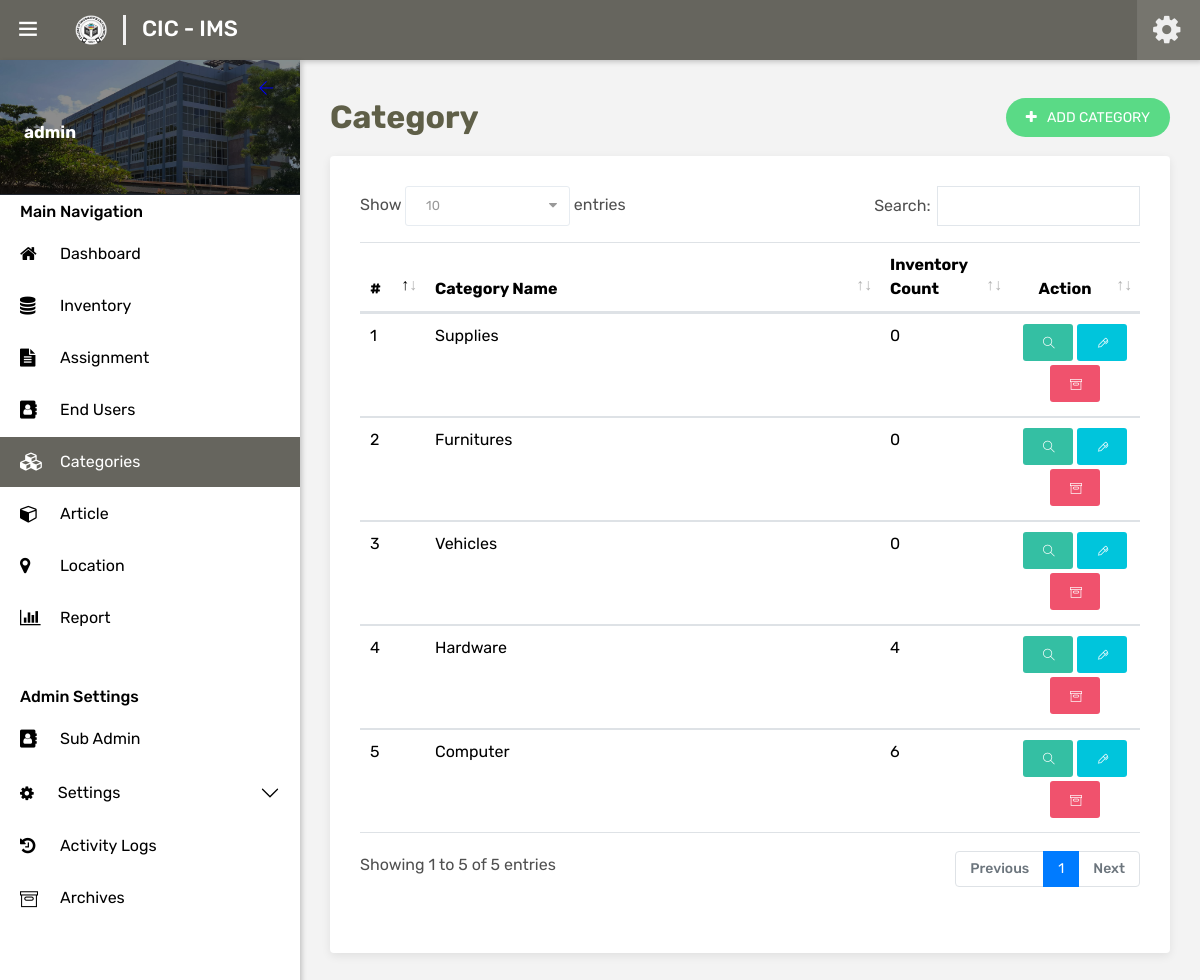
The app's page /admin/category.php (signed in) with its own data.
### tables this page shows
CREATE TABLE `system_content` (
  `id` int(3) NOT NULL,
  `sys_name` varchar(50) NOT NULL,
  `login_image` varchar(80) NOT NULL,
  `logo_file` varchar(80) NOT NULL,
  `address` varchar(50) NOT NULL,
  `theme` int(1) NOT NULL
);

CREATE TABLE `category` (
  `id` int(3) NOT NULL,
  `category_name` varchar(30) NOT NULL
);

### includes/session.php (called while the page is built, shortened)
<?php
    include('../global/model.php');
    $model = new Model();
    if (isset($_SESSION['sess'])) {
        $session_name = $_SESSION['session_name'];
    } else {
        echo "<script>alert('You are not logged in. Redirecting to login page.');window.open('../index.php', '_self');</script>";
        exit;
    }
    $account_id = $_SESSION['sess'];
    $customize = $model->displayReportEdit();
    $userInfo = $model->getUserInfo($account_id);
?>

### global/model.php (called while the page is built, shortened)
<?php
	Class Model {
		private $server = "localhost";
		private $username = "root";
		private $password = "cicims";
		private $dbname = "cic_ims";
		private $conn;
		public function __construct() {
			try {
				$this->conn = new mysqli($this->server, $this->username, $this->password, $this->dbname);
			} catch (Exception $e) {
				echo "Connection failed" . $e->getMessage();
			}
		}
		public function getUserInfo($user_id) {
			$data = null;
			$query = "SELECT * FROM users WHERE id = ?";
			if ($stmt = $this->conn->prepare($query)) {
				$stmt->bind_param("i", $user_id);
				$stmt->execute();
				$result = $stmt->get_result();
				if ($result->num_rows > 0) {
					$data = $result->fetch_assoc();
				}
			}
			return $data;
		}
		public function displayCategoriesWithCount() {
			$data = null;
			$query = "SELECT c.id, c.category_name, COUNT(i.inv_id) AS inventory_count
					FROM category c
					LEFT JOIN inventory i ON c.id = i.category
					GROUP BY c.id, c.category_name
					ORDER BY c.id DESC";
			if ($stmt = $this->conn->prepare($query)) {
				$stmt->execute();
				$result = $stmt->get_result();
				while ($row = $result->fetch_assoc()) {
					$data[] = $row;
				}
			}
			return $data;
		}
		public function displayReportEdit() {
			$query = "SELECT * FROM system_content WHERE id = 1";
			if ($stmt = $this->conn->prepare($query)) {
				$stmt->execute();
				$result = $stmt->get_result();
				if ($row = $result->fetch_assoc()) {
					return $row;
				}
			}
			return null;
		}
	}
?>

### admin/category.php (the view, shortened to what this page needs)
<?php include('../includes/session.php'); ?>
<?php
	$Categories = $model->displayCategoriesWithCount();
?>
<?php include('../includes/layouts/main-layouts/html-head.php') ?>
</head>
<body class="ttr-opened-sidebar ttr-pinned-sidebar" style="background-color: #F3F3F3;">
<?php include('../includes/layouts/main-layouts/ttr-header.php') ?>
		<nav class="ttr-sidebar-navi">
			<ul>
				<li style="padding-left: 20px; padding-top: 5px; padding-bottom: 5px; margin-top: 0px; margin-bottom: 0px;">
					<span class="ttr-label" style="color: #D5D6D8; font-weight: 500;">Main Navigation</span>
				</li>
				<li class="" style="margin-top: 0px;">
					<a href="index" class="ttr-material-button">
						<span class="ttr-icon"><i class="fa fa-home" aria-hidden="true"></i></span>
						<span class="ttr-label">Dashboard</span>
					</a>
				</li>
				<li class="" style="margin-top: 0px;">
					<a href="inventory" class="ttr-material-button">
						<span class="ttr-icon"><i class="fa fa-database" aria-hidden="true"></i></span>
						<span class="ttr-label">Inventory</span>
					</a>
				</li>
				<li class="" style="margin-top: 0px;">
					<a href="inventory-assignment" class="ttr-material-button">
						<span class="ttr-icon"><i class="fa fa-file-text" aria-hidden="true"></i></span>
						<span class="ttr-label">Assignment</span>
					</a>
				</li>
				<li class="" style="margin-top: 0px;">
					<a href="end-user" class="ttr-material-button">
						<span class="ttr-icon"><i class="fa fa-address-book" aria-hidden="true"></i></span>
						<span class="ttr-label">End Users</span>
					</a>
				</li>
				<li class="show" style="margin-top: 0px;">
					<a href="category" class="ttr-material-button">
						<span class="ttr-icon"><i class="fa fa-cubes" aria-hidden="true"></i></span>
						<span class="ttr-label">Categories</span>
					</a>
				</li>
				<li class="" style="margin-top: 0px;">
					<a href="article" class="ttr-material-button">
						<span class="ttr-icon"><i class="fa fa-cube" aria-hidden="true"></i></span>
						<span class="ttr-label">Article</span>
					</a>
				</li>
				<li class="" style="margin-top: 0px;">
					<a href="location" class="ttr-material-button">
						<span class="ttr-icon"><i class="fa fa-map-marker" aria-hidden="true"></i></span>
						<span class="ttr-label">Location</span>
					</a>
				</li>
				<li class="" style="margin-top: 0px;">
					<a href="report.php" class="ttr-material-button">
						<span class="ttr-icon"><i class="fa fa-bar-chart" aria-hidden="true"></i></span>
						<span class="ttr-label">Report</span>
					</a>
				</li>
				<?php if($userInfo['role_id'] == 1): ?>
				<li style="padding-left: 20px; padding-top: 40px; padding-bottom: 5px; margin-top: 0px; margin-bottom: 0px;">
					<span class="ttr-label" style="color: #D5D6D8; font-weight: 500;">Admin Settings</span>
				</li>
				<li class="" style="margin-top: 0px;">
					<a href="sub-admin" class="ttr-material-button">
						<span class="ttr-icon"><i class="fa fa-address-book" aria-hidden="true"></i></span>
						<span class="ttr-label">Sub Admin</span>
					</a>
				</li>
				<li class="" style="margin-top: 0px;">
					<div class="accordion accordion-flush" id="accordionSettings">
						<div class="accordion-item">
							<h2 class="accordion-header">
							<button class="accordion-button ps-3.5 py-1 collapsed" type="button" data-bs-toggle="collapse" data-bs-target="#collapseSettings" aria-expanded="true" aria-controls="collapseSettings" ><i class="fa fa-solid fa-gear me-2 pe-3" aria-hidden="true"></i>
							Settings
							</button>
							</h2>
				</li>
				<li class="" style="margin-top: 0px;">
					<a href="history" class="ttr-material-button">
						<span class="ttr-icon"><i class="fa fa-history" aria-hidden="true"></i></span>
						<span class="ttr-label">Activity Logs</span>
					</a>
				</li>
				<li class="" style="margin-top: 0px;">
					<a href="archive-inventory" class="ttr-material-button">
						<span class="ttr-icon"><i class="ti-archive" aria-hidden="true"></i></span>
						<span class="ttr-label">Archives</span>
					</a>
				</li>
				<?php endif; ?>
			</ul>
		</nav>
	</div>
</div>
<main class="ttr-wrapper" style="background-color: #F3F3F3;">
	<div class="container-fluid" style="margin-right: 50%;">
		<div class="row mb-3">
            <div class="col-12">
                <div class="d-flex justify-content-between align-items-center">
                    <h2 class="p-0 mb-0">Category</h2>
					<?php if($userInfo['role_id'] == 1): ?>
						<button type="button" class="btn green radius-xl" style="background-color: #5ADA86;" data-toggle="modal" data-target="#insert-category">
							<i class="fa fa-plus"></i>
							<span class="d-none d-lg-inline">&nbsp;&nbsp;ADD CATEGORY</span>
						</button>
					<?php endif; ?>
                </div>
            </div>
        </div>
		<div class="row">
			<div class="col-lg-12 m-b30">
				<div class="widget-box">
					<div class="widget-inner">
						<div class="table-responsive">
							<table id="table" class="table hover" style="width:100%">
								<thead>
									<tr>
										<th class="col-1">#</th>
										<th>Category Name</th>
										<th class="col-2">Inventory Count</th>
										<?php if($userInfo['role_id'] == 1): ?>
											<th class="col-sm-1 col-md-2 text-center">Action</th>
										<?php else: ?>
											<th class="col-1 text-center">Action</th>
										<?php endif; ?>
									</tr>
								</thead>
								<tbody>
									<?php if (!empty($Categories)): ?>
										<?php foreach ($Categories as $key => $category): ?>
											<?php $category_id = $category['id']; ?>
											<tr>
												<td><?php echo $key + 1 ?></td>
												<td><?php echo $category['category_name']; ?></td>
												<td><?php echo $category['inventory_count']; ?></td>
												<td>
													<center>
													<?php if($userInfo['role_id'] == 1): ?>
														<button class="btn green mb-1" id="<?php echo $category_id;?>" onclick="window.location.href='category-view.php?id=<?php echo $category_id;?>'" type="submit" name="view"  style="width: 50px; height: 37px;">
															<span data-toggle="tooltip">
																<i class="ti-search" style="font-size: 12px;"></i>
															</span>
														</button>
														<button class="btn blue mb-1" data-toggle="modal" data-target="#update-<?php echo $category_id; ?>"  style="width: 50px; height: 37px;">
															<span data-toggle="tooltip" title="Update">
																<i class="ti-marker-alt" style="font-size: 12px;"></i>
															</span>
														</button>
														<button class="btn red mb-1" data-toggle="modal" data-target="#delete-<?php echo $category_id; ?>" style="width: 50px; height: 37px;">
															<span data-toggle="tooltip" title="Delete">
																<i class="ti-archive" style="font-size: 12px;"></i>
															</span>
														</button>
													<?php endif; ?>
													</center>
												</td>
											</tr>
										<?php endforeach; ?>
									<?php endif; ?>
								</tbody>
							</table>
						</div><br>
					</div>
				</div>
			</div>
		</div>
	</div>
</main>
</body>
</html>

### includes/layouts/main-layouts/ttr-header.php (shortened to what this page needs)
<header class="ttr-header">
	<div class="ttr-header-wrapper">
		<div class="ttr-toggle-sidebar ttr-material-button">
			<i class="ti-menu ttr-close-icon text-secondary"></i>
		</div>
		<div class="ttr-logo-box">
			<div>
				<a href="index" class="ttr-logo">
					<img alt="" class="ttr-logo-desktop me-2" src="../assets/images/<?php echo $customize['logo_file']; ?>" style="width: 32px; height: 30px;">
					<div class="p-0 ms-2" style="border-left: 3px solid #F0F0F0; height: 30px;">
						<h4 class="sys-name p-0 ms-3 mb-0 "><?php echo $customize['sys_name']; ?></h4>
					</div>
				</a>
			</div>
		</div>
		<div class="ttr-header-right ttr-with-seperator float-right">
			<ul class="ttr-header-navigation">
				<li>
					<a href="#" class="ttr-material-buttooon ttr-submenu-toggle"><span class="ttr-user-avatar text-primary"><i class="fa fa-cog fa-spinn text-secondary" style="font-size: 32px;"></i></span></a>
				</li>
			</ul>
		</div>
	</div>
</header>
<div class="ttr-sidebar">
	<div class="ttr-sidebar-wrapper content-scroll">
		<div style="height: 135px">
			<div class="ttr-sidebar-logo" style="background-image: url('../assets/images/cic-bldg.png'); background-position: center; background-repeat: no-repeat;background-size: cover; height: 135px; border-color: #222831; background-color: rgba(0, 0, 0, 0.5);">
				<div class="ttr-sidebar-toggle-button">
					<i class="ti-arrow-left" style="color: blue;"></i>
				</div>
				<div style="padding-left: px; padding-top: 12px;">
				<a href="user-view?id=<?php echo $account_id; ?>">
					<div class="mt-4" style="height: 8px;">
					</div>
					<div class="info-container">
						<div class="name" data-toggle="dropdown" aria-haspopup="true" aria-expanded="false" style="color: white; font-size: 17px;"><b><?php echo $session_name; ?></b></div>
					</div>
				</a>
				</div>
			</div>
		</div>

### dashboard/assets/css/typography.css (style rules this page uses)
body { background-color: #fff; font-family: Rubik; font-size: 16px; font-weight: 400; color:#505050; padding: 0; margin: 0; overflow-x: hidden; -webkit-font-smoothing: antialiased; -font-smoothing: antialiased; -moz-osx-font-smoothing: grayscale; scroll-behavior: smooth; }
a { color: #6f6f6f; outline: 0 none; text-decoration: none; }
img { border-style: none; height: auto; max-width: 100%; vertical-align: middle; }
section, article, aside, details, figcaption, figure, footer, header, hgroup, main, menu, nav, summary { display: block; }
table { background-color: transparent; width: 100%; }
table thead th { color: #333; }
table td { padding: 15px 10px; }
p, address, pre, hr, ul, ol, dl, dd, table { margin-bottom: 24px; }
h1, h2, h3, h4, h5, h6 { color: #111111; font-family: rubik; margin-top:0; }
h2 { font-size: 32px; line-height: 45px; margin-bottom: 25px; font-weight: 700; }
h4 { font-size: 22px; line-height: 28px; margin-bottom: 15px; font-weight: 500; }
dl, ul, ol { list-style-position: outside; padding: 0; }
ul, ol { margin-bottom: 24px; }
ul li, ol li { padding: 0; }
.m-b30 { margin-bottom: 30px; }

### dashboard/assets/css/shortcodes/form.css (style rules this page uses)
.btn, .panel, .form-control, .img-thumbnail, .panel-head ing, .dropdown-menu, .panel-group .panel, .nav-tabs > li > a, .modal-content, .navbar-toggler, .nav-pills > li > a, .pager li > a, .pager li > span, .well, .alert, .list-group-item:first-child, .list-group-item:last-child, .input-group-addon, .btn-group-divides > .btn:not(:first-child):not(:last-child):not(.dropdown-toggle), .btn-group-divides > .btn:last-child:not(:first-child), .btn-group > .dropdown-toggle:not(:first-child), .ttr-booking-form .ttr-extra-services li .feature-box-lg, .ttr-booking-form .ttr-extra-services li.active .feature-box-lg:after, .widget_tag_cloud a, .searchform input[type="text"], .searchform input[type="submit"], ol.comment-list li.comment .comment-body { -webkit-border-radius: 0; -moz-border-radius: 0; border-radius: 0; }
a, .ttr-box, .btn, .form-control, .ov-box, .overlay-icon li a i, .feature-box-xl, .feature-box-lg, .feature-box-md, .feature-box-sm, .feature-box-xs, .navbar-toggler, .menu-logo, .menu-links .nav > li > a, .secondary-menu { -webkit-transition: all 0.2s linear; -moz-transition: all 0.2s linear; -ms-transition: all 0.2s linear; -o-transition: all 0.2s linear; transition: all 0.2s linear; }
button { outline:none !important; cursor:pointer; }

### dashboard/assets/css/shortcodes/button.css (style rules this page uses)
.btn { -moz-user-select: none; border: 1px solid rgba(0, 0, 0, 0); border-radius: 4px; display: inline-block; font-size: 16px; font-weight: 400; line-height: 1.25; padding: 8px 16px; text-align: center; transition: all 0.2s ease-in-out 0s; vertical-align: middle; white-space: nowrap; }
.btn, .btn-secondry { color: #fff; padding: 10px 20px; display: inline-block; font-size: 14px; outline: none; cursor: pointer; outline: none; border-width: 0; border-style: solid; border-color: transparent; line-height: 1.42857; border-radius: 3px; font-weight: 400; text-align:center; font-family: rubik; }
.btn { background-color: #EFBB20; }
.radius-xl { border-radius: 100px; -webkit-border-radius: 100px; }
.btn.blue { background-color: #00c5dc; color: #fff; }
.btn.green { background-color: #34bfa3; color: #fff; }
.btn.red { background-color: #f0526d; color: #fff; }

### dashboard/assets/css/shortcodes/accordion.css (style rules this page uses)
.accordion { --bs-accordion-color: #ffffff; --bs-accordion-bg: #000000; --bs-accordion-border-color: unset; --bs-accordion-active-color: #ffffff; --bs-accordion-active-bg: #000000; --bs-accordion-btn-focus-box-shadow: none; --bs-accordion-btn-focus-border-color: unset; }

### dashboard/assets/css/shortcodes/breadcrumb.css (style rules this page uses)
.table > tbody > tr > td, .table > tbody > tr > th, .table > tfoot > tr > td, .table > tfoot > tr > th, .table > thead > tr > td, .table > thead > tr > th { padding: 10px; }

### records on screen
system_content: logo_file (picture), sys_name "CIC - IMS"
category: category_name "Supplies", inventory_count "0"
category: category_name "Furnitures", inventory_count "0"
category: category_name "Vehicles", inventory_count "0"
category: category_name "Hardware", inventory_count "4"
category: category_name "Computer", inventory_count "6"

### other values on screen
$session_name "admin"
